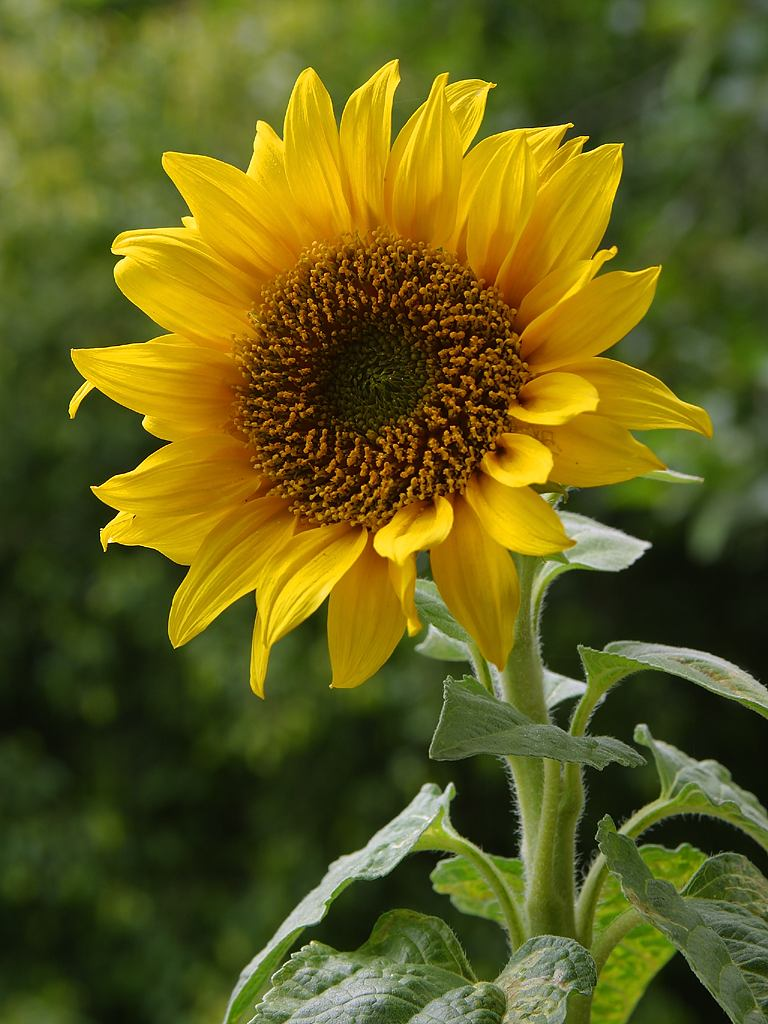
#> input picture Introduction_to_Data_Visualization_with_Python/sunflower.jpg, 768 x 1024 px
$ python customizing_plots.py
#> lines starting #> are read from the running program, lines starting #| are printed output that depends on the picture
import matplotlib.pyplot as plt
import pandas as pd
import numpy as np
from io import BytesIO


csv_file = np.genfromtxt('percent-bachelors-degrees-women-usa.csv', delimiter=',')
df = pd.read_csv('percent-bachelors-degrees-women-usa.csv')
#> (reads Introduction_to_Data_Visualization_with_Python/percent-bachelors-degrees-women-usa.csv from the repository)

print(df.columns.get_loc('Education'))

auto_csv = np.genfromtxt('auto-mpg.csv', delimiter=',')
df1 = pd.read_csv('auto-mpg.csv')
#> (reads Introduction_to_Data_Visualization_with_Python/auto-mpg.csv from the repository)
print(df1.columns.get_loc('hp'))

mpg = auto_csv[:,0]
hp = auto_csv[:,3]

year = csv_file[:,0]
physical_sciences = csv_file[:,14]
computer_science = csv_file[:,7]
health = csv_file[:,12]
education = csv_file[:,8]

"""
plt.plot(year, physical_sciences, color='blue')
plt.plot(year, computer_science, color='red')
plt.show()

###

plt.axes([0.05, 0.05, 0.425, 0.9])
plt.plot(year, physical_sciences, color='blue')

plt.axes([0.525, 0.05, 0.425, 0.9])
plt.plot(year, computer_science, color='red')

plt.show()

###

plt.subplot(1, 2, 1)

plt.plot(year, physical_sciences, color='blue')
plt.title('Physical Sciences')

plt.subplot(1, 2, 2)
plt.plot(year, computer_science, color='red')
plt.title('Computer Science')

# Use plt.tight_layout() to improve the spacing between subplots
plt.tight_layout()
plt.show()


###

plt.subplot(2, 2, 1)
plt.plot(year, physical_sciences, color='blue')
plt.title('Physical Sciences')

plt.subplot(2, 2, 2)

plt.plot(year, computer_science, color='red')
plt.title('Computer Science')

plt.subplot(2, 2, 3)

plt.plot(year, health, color='green')
plt.title('Health Professions')

plt.subplot(2, 2, 4)

plt.plot(year, education, color='yellow')
plt.title('Education')

plt.tight_layout()
plt.show()

###

plt.plot(year,computer_science, color='red')
plt.plot(year, physical_sciences, color='blue')

plt.xlabel('Year')
plt.ylabel('Degrees awarded to women (%)')


plt.xlim(1990, 2010)

plt.ylim(0, 50)

plt.title('Degrees awarded to women (1990-2010)\nComputer Science (red)\nPhysical Sciences (blue)')
plt.show()

plt.savefig('xlim_and_ylim.png')


plt.plot(year,computer_science, color='blue')
plt.plot(year, physical_sciences,color='red')

plt.axis((1990, 2010, 0, 50))

plt.show()

plt.savefig('axis_limits.png')


plt.plot(year, computer_science, color='red', label='Computer Science')


plt.plot(year, physical_sciences, color='blue', label='Physical Sciences')

plt.legend(loc='lower center')

plt.xlabel('Year')
plt.ylabel('Enrollment (%)')
plt.title('Undergraduate enrollment of women')
plt.show()


plt.plot(year, computer_science, color='red', label='Computer Science')
plt.plot(year, physical_sciences, color='blue', label='Physical Sciences')
plt.legend(loc='bottom right')

cs_max = computer_science.max()
yr_max = year[computer_science.argmax()]

plt.annotate('Maximum', xy=(yr_max, cs_max), xytext=(yr_max+5, cs_max+5), arrowprops=dict(facecolor='black'))

plt.xlabel('Year')
plt.ylabel('Enrollment (%)')
plt.title('Undergraduate enrollment of women')
plt.show()


plt.plot(year, computer_science, color='red', label='Computer Science')
plt.plot(year, physical_sciences, color='blue', label='Physical Sciences')
plt.legend(loc='bottom right')

cs_max = computer_science.max()
yr_max = year[computer_science.argmax()]

# Add a black arrow annotation
plt.annotate('Maximum', xy=(yr_max, cs_max), xytext=(yr_max+5, cs_max+5), arrowprops=dict(facecolor='black'))

plt.xlabel('Year')
plt.ylabel('Enrollment (%)')
plt.title('Undergraduate enrollment of women')
plt.show()


plt.style.use('ggplot')

plt.subplot(2, 2, 1)


plt.plot(year, physical_sciences, color='blue')
plt.title('Physical Sciences')

plt.subplot(2, 2, 2)
plt.plot(year, computer_science, color='red')
plt.title('Computer Science')

cs_max = computer_science.max()
yr_max = year[computer_science.argmax()]
plt.annotate('Maximum', xy=(yr_max, cs_max), xytext=(yr_max-1, cs_max-10), arrowprops=dict(facecolor='black'))

plt.subplot(2, 2, 3)
plt.plot(year, health, color='green')
plt.title('Health Professions')

plt.subplot(2, 2, 4)
plt.plot(year, education, color='yellow')
plt.title('Education')

plt.tight_layout()
plt.show()


u = np.linspace(-2, 2, 3)

v = np.linspace(-1, 1, 5)

X, Y = np.meshgrid(u, v)

Z = X ** 2/25 + Y ** 2/4

print(X)
print(Y)
print(Z)

print('Z:\n', Z)
plt.set_cmap('gray')
plt.pcolor(Z)
plt.show()


u = np.linspace(-2, 2, 41)
v = np.linspace(-1, 1, 21)

# Generate 2-D arrays from u and v: X, Y
X,Y = np.meshgrid(u, v)

# Compute Z based on X and Y
Z = np.sin(3*np.sqrt(X**2 + Y**2))

plt.pcolor(Z)
plt.show()

plt.savefig('sine_mesh.png')


u = np.linspace(-2, 2, 65)
v = np.linspace(-1, 1, 33)

X, Y = np.meshgrid(u, v)
Z = X ** 2/25 + Y ** 2/4

plt.pcolor(X, Y, Z, cmap='autumn')
plt.colorbar()
plt.axis('tight')
#plt.show()

plt.contour(X, Y, Z, 30, cmap='autumn')
#plt.show()

plt.contourf(X, Y, Z, 30, cmap='autumn')
#plt.show()

plt.subplot(2,2,1)
plt.contour(X, Y, Z)

plt.subplot(2,2,2)
plt.contour(X, Y, Z, 100)

plt.subplot(2,2,3)
plt.contourf(X, Y, Z)

plt.subplot(2,2,4)
plt.contourf(X, Y, Z, 100)

plt.tight_layout()
plt.show()


plt.subplot(2,2,1)
plt.contourf(X,Y,Z,20, cmap='viridis')
plt.colorbar()
plt.title('Viridis')

plt.subplot(2,2,2)
plt.contourf(X,Y,Z,20, cmap='gray')
plt.colorbar()
plt.title('Gray')

plt.subplot(2,2,3)
plt.contourf(X, Y, Z, 20, cmap='autumn')
plt.colorbar()
plt.title('Autumn')

plt.subplot(2,2,4)
plt.contourf(X, Y, Z, 20, cmap='winter')
plt.colorbar()
plt.title('Winter')

plt.tight_layout()
plt.show()


plt.hist2d(hp, mpg, bins=(20,20), range=((40, 235), (8, 48)))
plt.colorbar()

plt.xlabel('Horse power [hp]')
plt.ylabel('Miles per gallon [mpg]')
plt.title('hist2d() plot')
plt.show()


plt.hexbin(hp, mpg, gridsize=(15, 12), extent=(40, 235, 8, 48))

plt.colorbar(
plt.xlabel('Horse power [hp]')
plt.ylabel('Miles per gallon [mpg]')
plt.title('hexbin() plot')
plt.show()

"""
"""
img = plt.imread('sunflower.jpg')

plt.imshow(img)

plt.axis('off')
plt.show()

collapsed = img.mean(axis=2)

print(collapsed.shape)

plt.set_cmap('gray')
plt.imshow(collapsed, cmap='gray')
plt.axis('off')
plt.show()

uneven = collapsed[::4, ::2]
print(uneven.shape)
plt.imshow(uneven)
plt.axis('off')
plt.show()

plt.imshow(uneven, aspect=2.0)
plt.axis('off')
plt.show()

plt.imshow(uneven, cmap='gray', extent=(90,640,0,480))
plt.axis('off')
plt.show()

"""
image = plt.imread('sunflower.jpg')
#> image is the input picture: shape (1024, 768, 3); mean R, G, B 98.3, 94.7, 27.4

pmin, pmax = image.min(), image.max()
#> pmin = 0; pmax = 255
print("The smallest & largest pixel intensities are %d & %d." % (pmin, pmax))
#| The smallest & largest pixel intensities are 0 & 255.

rescaled_image = 256*(image - pmin) / (pmax - pmin)
print("The rescaled smallest & largest pixel intensities are %.1f & %.1f." %
      (rescaled_image.min(), rescaled_image.max()))
#| The rescaled smallest & largest pixel intensities are 0.0 & 256.0.


plt.subplot(2,1,1)
plt.title('original image')
plt.axis('off')
plt.imshow(image)

plt.subplot(2,1,2)
plt.title('rescaled image')
plt.axis('off')
plt.imshow(rescaled_image)

plt.show()
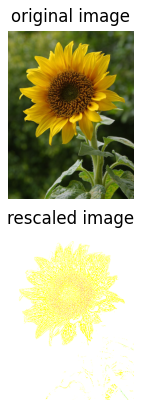
#> figure drawn by matplotlib, 2 panels
